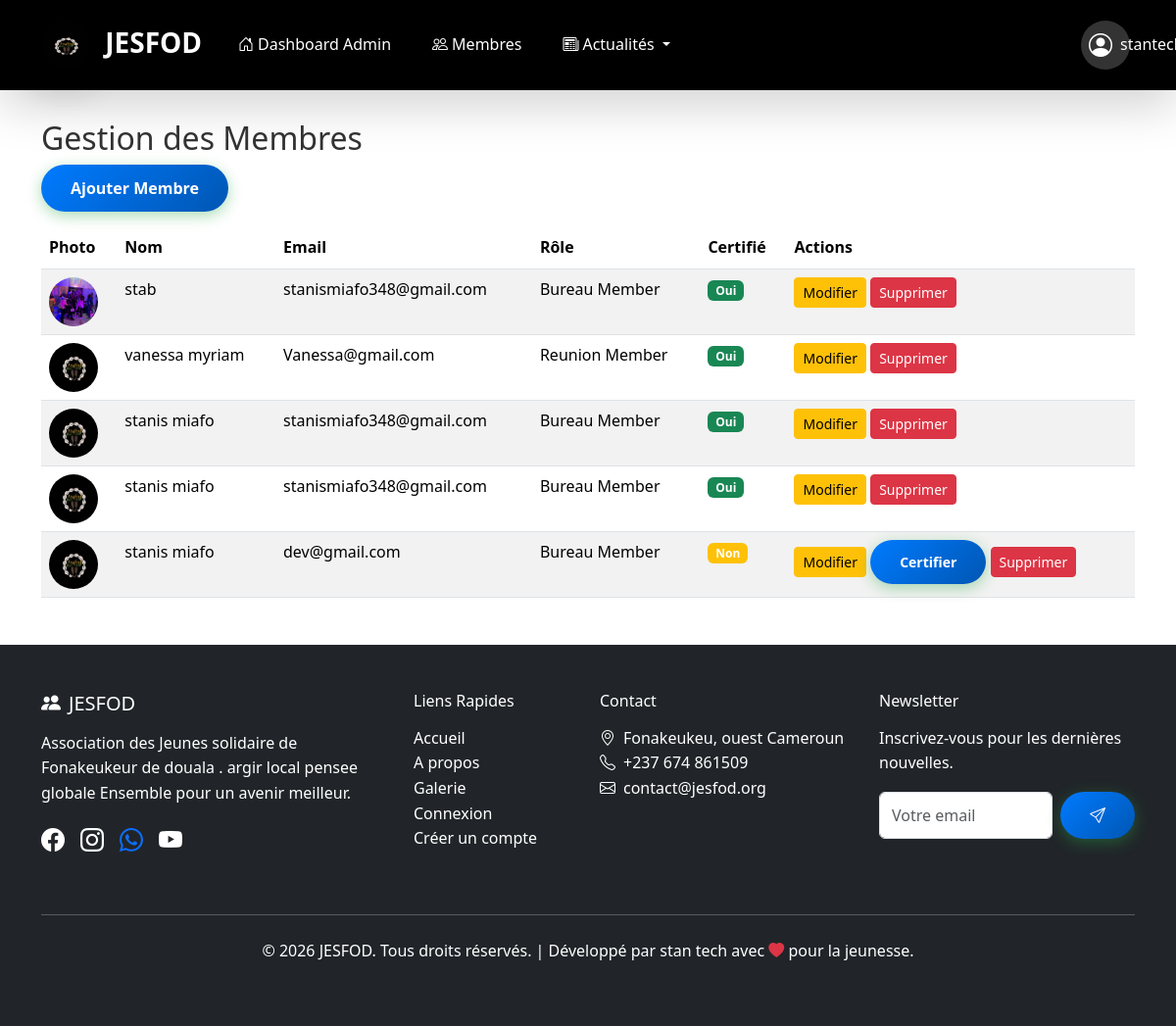
Screenshot of /adminjesfod/members/ (signed in) with the database file from the repository.
### menber_JESFOD/models.py (models this page shows, shortened)
class Member(models.Model):
    ROLE_CHOICES = [
        ('bureau', 'Bureau Member'),
        ('reunion', 'Reunion Member'),
    ]
    SCHOOL_LEVEL_CHOICES = [
        ('primaire', 'Primaire'),
        ('college', 'Collège'),
        ('lycee', 'Lycée'),
        ('universite', 'Université'),
        ('master', 'Master'),
        ('doctorat', 'Doctorat'),
    ]
    user = models.OneToOneField(User, on_delete=models.CASCADE)
    name = models.CharField(max_length=100)
    email = models.EmailField()
    phone = models.CharField(max_length=20)
    address = models.TextField(blank=True)
    profile_photo = models.ImageField(upload_to='profiles/', blank=True, null=True)
    school_level = models.CharField(max_length=20, choices=SCHOOL_LEVEL_CHOICES, blank=True)
    role = models.CharField(max_length=10, choices=ROLE_CHOICES, default='reunion')
    is_certified = models.BooleanField(default=False)
    certification_date = models.DateTimeField(null=True, blank=True)
    activities = models.TextField(blank=True, help_text="Activités et responsabilités du membre")
    @property
    def is_bureau(self):
        return self.role == 'bureau'

### admin_JESFOD/views.py (the view, shortened to what this page needs)
# urls.py: path('members/', views.MemberListView.as_view(), name='member_list'),
class MemberListView(ListView):
    model = Member
    template_name = 'admin_JESFOD/member_list.html'
    context_object_name = 'members'
    def get_context_data(self, **kwargs):
        context = super().get_context_data(**kwargs)
        context['is_admin_page'] = True
        return context

### admin_JESFOD/templates/admin_JESFOD/member_list.html (shortened to what this page needs)
{% extends 'base.html' %}
{% block content %}
<div class="container mt-5">
  <h2>Gestion des Membres</h2>
  <a href="{% url 'member_create' %}" class="btn btn-primary mb-3">Ajouter Membre</a>
  <table class="table table-striped">
    <thead>
      <tr>
        <th>Photo</th>
        <th>Nom</th>
        <th>Email</th>
        <th>Rôle</th>
        <th>Certifié</th>
        <th>Actions</th>
      </tr>
    </thead>
    <tbody>
      {% for member in members %}
      <tr>
        <td>
          {% if member.profile_photo %}
          <img src="{{ member.profile_photo.url }}" alt="Photo de {{ member.name }}" style="width: 50px; height: 50px; border-radius: 50%; object-fit: cover;">
          {% else %}
          <div style="width: 50px; height: 50px; border-radius: 50%; background-color: #ccc; display: flex; align-items: center; justify-content: center;">?</div>
          {% endif %}
        </td>
        <td>{{ member.name }}</td>
        <td>{{ member.email }}</td>
        <td>{{ member.get_role_display }}</td>
        <td>{% if member.is_certified %}<span class="badge bg-success">Oui</span>{% else %}<span class="badge bg-warning">Non</span>{% endif %}</td>
        <td>
          <a href="{% url 'member_update' member.pk %}" class="btn btn-sm btn-warning">Modifier</a>
          {% if not member.is_certified and member.role == 'bureau' %}
          <form action="{% url 'certify_member' member.pk %}" method="post" class="d-inline">
            <button type="submit" class="btn btn-sm btn-success">Certifier</button>
          </form>
          {% endif %}
          <a href="{% url 'member_delete' member.pk %}" class="btn btn-sm btn-danger" onclick="return confirm('Confirmer ?')">Supprimer</a>
        </td>
      </tr>
      {% empty %}
      <tr><td colspan="6" class="text-center">Aucun membre</td></tr>
      {% endfor %}
    </tbody>
  </table>
</div>
{% endblock %}

### JESFOD_PROJECT/templates/base.html (shortened to what this page needs)
{% load static %}
<!DOCTYPE html>
<html lang="fr">
<head>
    <link href="https://cdn.jsdelivr.net/npm/bootstrap@5.3.3/dist/css/bootstrap.min.css" rel="stylesheet">
    <link href="https://cdn.jsdelivr.net/npm/bootstrap-icons@1.11.3/font/bootstrap-icons.css" rel="stylesheet">
    <link href="https://cdnjs.cloudflare.com/ajax/libs/animate.css/4.1.1/animate.min.css" rel="stylesheet">
    <link rel="stylesheet" href="{% static 'css/style.css' %}">
</head>
<body>
<nav class="navbar navbar-expand-lg fixed-top navbar-dark shadow-lg" style="background: #000000 !important; backdrop-filter: blur(10px);">
        <div class="container">
            <a class="navbar-brand fw-bold fs-3" href="{% url 'home' %}">
                <img src="{% static 'images/logo.jpeg' %}" alt="Logo JESFOD - Association Jeunes Solidaires Fonakeukeur Douala" width="50" height="50" class="d-inline-block me-2 rounded-circle shadow-lg logo-hero align-middle" style="vertical-align: middle;">
                JESFOD
            </a>
            <div class="collapse navbar-collapse" id="navbarContent">
                <ul class="navbar-nav me-auto mb-2 mb-lg-0">
                    {% if user.is_authenticated %}
                    {% if is_admin_page %}
                    <li class="nav-item">
                        <a class="nav-link px-3 py-2 rounded-pill" href="{% url 'admin_dashboard' %}"><i class="bi bi-house-door me-1"></i>Dashboard Admin</a>
                    </li>
                    <li class="nav-item">
                        <a class="nav-link px-3 py-2 rounded-pill" href="{% url 'member_list' %}"><i class="bi bi-people me-1"></i>Membres</a>
                    </li>
                    {% endif %}
                    {% endif %}
                    <li class="nav-item dropdown">
                        <a class="nav-link dropdown-toggle px-3 py-2 rounded-pill" href="#" role="button" data-bs-toggle="dropdown">
                            <i class="bi bi-newspaper me-1"></i>Actualités
                        </a>
                    </li>
                </ul>
                <ul class="navbar-nav">
                    {% if user.is_authenticated %}
                        <li class="nav-item dropdown">
                            <a class="nav-link dropdown-toggle d-flex align-items-center p-2 rounded-circle" href="#" role="button" data-bs-toggle="dropdown" style="width: 50px; height: 50px; background: rgba(255,255,255,0.2);">
                                <i class="bi bi-person-circle fs-4"></i>
                                <span class="d-none d-md-inline ms-2">{{ user.username }}</span>
                            </a>
                        </li>
                    {% endif %}
                </ul>
            </div>
        </div>
    </nav>
    <main class="pt-5">
        {% block content %}{% endblock %}
    </main>
    <footer class="bg-dark text-white py-5 mt-5">
        <div class="container">
            <div class="row">
                <div class="col-lg-4 mb-4">
                    <h5 class="mb-3"><i class="bi bi-people-fill me-2 text-light-green"></i>JESFOD</h5>
                    <p>Association des Jeunes solidaire  de Fonakeukeur de douala . argir local pensee globale Ensemble pour un avenir meilleur.</p>
                    <div class="d-flex gap-3">
                        <a href="https://web.facebook.com/groups/367541119929232/events" class="text-white"><i class="bi bi-facebook fs-4"></i></a>
                        <a href="https://vt.tiktok.com/ZS9ePpjALuUoM-Sc5Da/" class="text-white"><i class="bi bi-instagram fs-4"></i></a>
                        <a href="https://chat.whatsapp.com/LVOzfSy7LtFAonZo5Kwwvy?mode=gi_t"><i class="bi bi-whatsapp fs-4"></i></a>
                        <a href="https://vt.tiktok.com/ZS9ePpjALuUoM-Sc5Da/" class="text-white"><i class="bi bi-youtube fs-4"></i></a>
                    </div>
                </div>
                <div class="col-lg-2 col-md-6 mb-4">
                    <h6 class="mb-3">Liens Rapides</h6>
                    <ul class="list-unstyled">
                        <li><a href="#accueil" class="text-white text-decoration-none">Accueil</a></li>
                        <li><a href="#apropos" class="text-white text-decoration-none">A propos</a></li>
                        <li><a href="#galerie" class="text-white text-decoration-none">Galerie</a></li>
                        <li><a href="{% url 'login' %}" class="text-white text-decoration-none">Connexion</a></li>
                         <li><a href="{% url 'register' %}" class="text-white text-decoration-none">Créer un compte</a></li>
                    </ul>
                </div>
                <div class="col-lg-3 col-md-6 mb-4">
                    <h6 class="mb-3">Contact</h6>
                    <ul class="list-unstyled">
                        <li><i class="bi bi-geo-alt me-2"></i>Fonakeukeu,  ouest Cameroun</li>
                        <li><i class="bi bi-telephone me-2"></i>+237 674 861509</li>
                        <li><i class="bi bi-envelope me-2"></i>contact@jesfod.org</li>
                    </ul>
                </div>
                <div class="col-lg-3 mb-4">
                    <h6 class="mb-3">Newsletter</h6>
                    <p>Inscrivez-vous pour les dernières nouvelles.</p>
                    <form class="d-flex">
                        <input type="email" class="form-control me-2" placeholder="Votre email">
                        <button class="btn btn-success"><i class="bi bi-send"></i></button>
                    </form>
                </div>
            </div>
            <hr class="my-4">
            <div class="text-center">
                <p>&copy; 2026 JESFOD. Tous droits réservés. | Développé  par stan tech avec <i class="bi bi-heart-fill text-danger"></i> pour la jeunesse.</p>
            </div>
        </div>
    </footer>
</body>
</html>

### JESFOD_PROJECT/static/css/style.css (style rules this page uses)
:root { --primary-blue: #007BFF; --secondary-blue: #0056b3; --primary-green: #28a745; --secondary-green: #20c997; --light-blue: #e3f2fd; --light-green: #e9f7ef; --gray: #6c757d; --light-gray: #f8f9fa; --white: #ffffff; --dark: #343a40; }
body { font-family: 'Segoe UI', Tahoma, Geneva, Verdana, sans-serif; line-height: 1.6; color: #333; background-color: var(--white); }
.navbar { background: linear-gradient(135deg, var(--primary-blue), var(--secondary-blue)); box-shadow: 0 2px 10px rgba(0, 123, 255, 0.3); }
.navbar-brand, .nav-link { color: var(--white) !important; }
.btn-primary, .btn-success { background: linear-gradient(135deg, var(--primary-blue), var(--secondary-blue)); border: none; box-shadow: 0 4px 15px rgba(0, 123, 255, 0.4); padding: 12px 30px; border-radius: 50px; font-weight: 600; transition: all 0.3s ease; box-shadow: 0 4px 15px rgba(40, 167, 69, 0.4); color: var(--white); }
.navbar { padding: 1rem 0; }
.nav-link { transition: all 0.3s ease; margin: 0 5px; }
.navbar-brand img.logo-hero { transition: all 0.3s ease; filter: drop-shadow(0 2px 8px rgba(0,0,0,0.3)); }

### rows the page displays
Member: profile_photo (picture), name "stab", email "stanismiafo348@gmail.com", role "Bureau Member", is_certified "Oui"
Member: profile_photo (picture), name "vanessa myriam", email "Vanessa@gmail.com", role "Reunion Member", is_certified "Oui"
Member: profile_photo (picture), name "stanis miafo", email "stanismiafo348@gmail.com", role "Bureau Member", is_certified "Oui"
Member: profile_photo (picture), name "stanis miafo", email "stanismiafo348@gmail.com", role "Bureau Member", is_certified "Oui"
Member: profile_photo (picture), name "stanis miafo", email "dev@gmail.com", role "Bureau Member", is_certified "Non"
